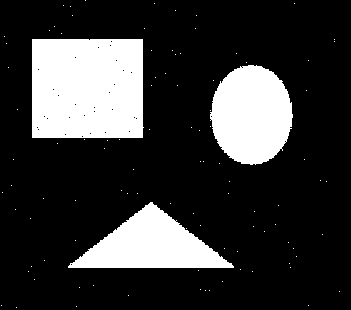
#> input picture project 3/input_data/noise.jpg, 351 x 310 px
$ python task1.py
#> lines starting #> are read from the running program, lines starting #| are printed output that depends on the picture; after the words box and inside, x2 and y2 are one past the last pixel; in counts of white or black regions, pixels touching at a corner belong together
import cv2;

def apply_erosion(image):
    image_temp = image.copy()
    l,w = image.shape
    for i in range(1,l-1):
        for j in range(1,w-1):
            if image_temp[i -1][j -1] == 0 or image_temp[i-1][j] == 0 or image_temp[i -1][j +1] == 0 or image_temp[i ][j-1] == 0 or image_temp[i][j] == 0 or image_temp[i][j+1] == 0 or image_temp[i+1][j-1] == 0 or image_temp[i+1][j] == 0 or image_temp[i+1][j+1] == 0:
                    image[i][j] =0
    return image


def apply_dilation(image):
    image_temp = image.copy()
    l,w = image.shape
    for i in range(1,l-1):
        for j in range(1,w-1):
            if image_temp[i -1][j -1] == 255 or image_temp[i-1][j] == 255 or image_temp[i -1][j +1] == 255 or image_temp[i ][j-1] == 255 or image_temp[i][j] == 255 or image_temp[i][j+1] == 255 or image_temp[i+1][j-1] == 255 or image_temp[i+1][j] == 255 or image_temp[i+1][j+1] == 255:
                    image[i][j] =255
    return image

def apply_opening(image):
    output = apply_erosion(image)
    output = apply_dilation(output)
    return output

def apply_closing(image):
    output = apply_dilation(image)
    output = apply_erosion(output)
    return output

# Read input and compute sobel image
print("performing task 1")

# Algorithm 1
image = cv2.imread("input_data/noise.jpg",cv2.IMREAD_GRAYSCALE)
#> image: shape (310, 351); 21.2% white; 101 white regions (98 under 20 px), largest, box (x1, y1, x2, y2) and area: (32, 39, 144, 138) 10960, (210, 65, 293, 165) 6364, (68, 202, 234, 268) 5640
image_1 = apply_opening(image.copy())
#> after the loop in apply_erosion, `for i in range(1,l-1):`: image: shape (310, 351); 19.7% white; 4 white regions (1 under 20 px), largest, box (x1, y1, x2, y2) and area: (33, 40, 142, 137) 10316, (212, 66, 292, 164) 5974, (70, 203, 232, 267) 5170
#> after the loop in apply_dilation, `for i in range(1,l-1):`: image: shape (310, 351); 21.1% white; 4 white regions (1 under 20 px), largest, box (x1, y1, x2, y2) and area: (32, 39, 143, 138) 10956, (211, 65, 293, 165) 6336, (69, 202, 233, 268) 5626
cv2.imwrite("output_images/task1/algo1_opening.jpg",image_1)

image_1 = apply_closing(image_1)
#> after the loop in apply_dilation (call 2), `for i in range(1,l-1):`:
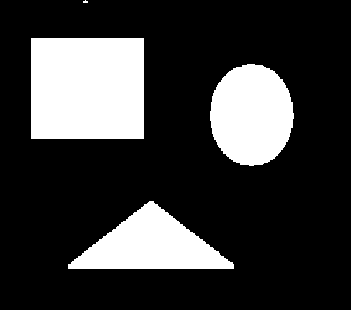
#> image: shape (310, 351); 22.3% white; 4 white regions (1 under 20 px), largest, box (x1, y1, x2, y2) and area: (31, 38, 144, 139) 11413, (210, 64, 294, 166) 6705, (68, 201, 234, 269) 6090
#> after the loop in apply_erosion (call 2), `for i in range(1,l-1):`:
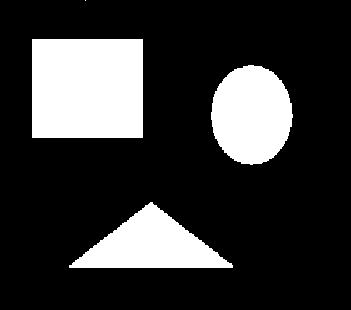
#> image: shape (310, 351); 21.1% white; 4 white regions (1 under 20 px), largest, box (x1, y1, x2, y2) and area: (32, 39, 143, 138) 10989, (211, 65, 293, 165) 6337, (69, 202, 233, 268) 5626
cv2.imwrite("output_images/task1/res_noise1.jpg",image_1)
algo1_output = image_1.copy()

eroded_noise1 = apply_erosion(image_1.copy())
#> after the loop in apply_erosion (call 3), `for i in range(1,l-1):`: image: shape (310, 351); 20% white; 4 white regions (1 under 20 px), largest, box (x1, y1, x2, y2) and area: (33, 40, 142, 137) 10573, (212, 66, 292, 164) 5977, (70, 203, 232, 267) 5170
boundary_noise1 = image_1 - eroded_noise1
#> boundary_noise1: shape (310, 351); 1.1% white in thin lines or dots, all inside (x1, y1, x2, y2) = (32, 39, 293, 268)
cv2.imwrite("output_images/task1/res_bound1.jpg",boundary_noise1)

#Algorithm 2
image_2 = apply_closing(image.copy())
#> after the loop in apply_dilation (call 3), `for i in range(1,l-1):`: image: shape (310, 351); 23.1% white; 91 white regions (88 under 20 px), largest, box (x1, y1, x2, y2) and area: (31, 38, 145, 142) 11437, (209, 61, 294, 166) 6781, (67, 201, 235, 272) 6130
#> after the loop in apply_erosion (call 4), `for i in range(1,l-1):`:
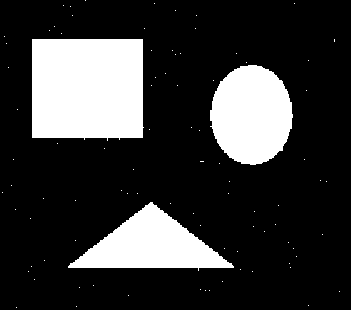
#> image: shape (310, 351); 21.3% white; 91 white regions (88 under 20 px), largest, box (x1, y1, x2, y2) and area: (32, 39, 144, 141) 10997, (210, 65, 293, 165) 6398, (68, 202, 234, 271) 5656
cv2.imwrite("output_images/task1/algo2_opening.jpg",image_2)
image_2 = apply_opening(image_2)
#> after the loop in apply_erosion (call 5), `for i in range(1,l-1):`:
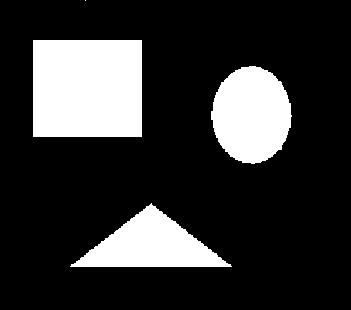
#> image: shape (310, 351); 20% white; 4 white regions (1 under 20 px), largest, box (x1, y1, x2, y2) and area: (33, 40, 142, 137) 10573, (211, 66, 292, 164) 6034, (70, 203, 232, 267) 5193
#> after the loop in apply_dilation (call 4), `for i in range(1,l-1):`:
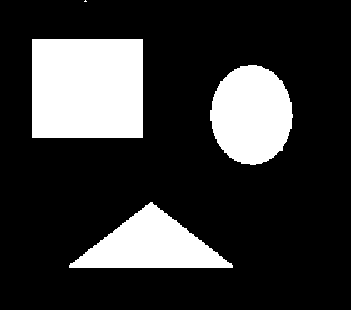
#> image: shape (310, 351); 21.2% white; 4 white regions (1 under 20 px), largest, box (x1, y1, x2, y2) and area: (32, 39, 143, 138) 10989, (210, 65, 293, 165) 6396, (69, 202, 233, 268) 5649
cv2.imwrite("output_images/task1/res_noise2.jpg",image_2)
algo2_output = image_2.copy()
eroded_noise2 = apply_erosion(image_2.copy())
boundary_noise2 = image_2 - eroded_noise2
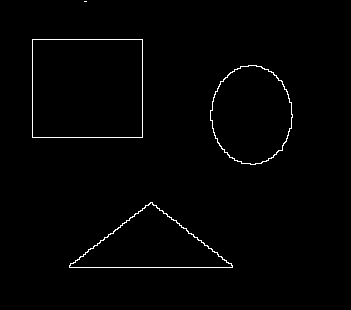
#> boundary_noise2: shape (310, 351); 1.1% white in thin lines or dots, all inside (x1, y1, x2, y2) = (32, 1, 293, 268)
cv2.imwrite("output_images/task1/res_bound2.jpg",boundary_noise2)

# Computing difference between Algorithm 1 and Algorithm 2
cv2.imwrite("output_images/task1/difference.jpg", algo2_output - algo1_output)
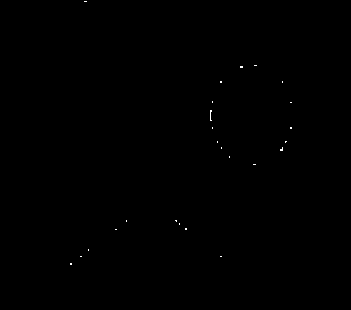
#> saved as difference.jpg: shape (310, 351); 0.08% white in thin lines or dots, all inside (x1, y1, x2, y2) = (70, 1, 292, 265)

print("Execution complete")
